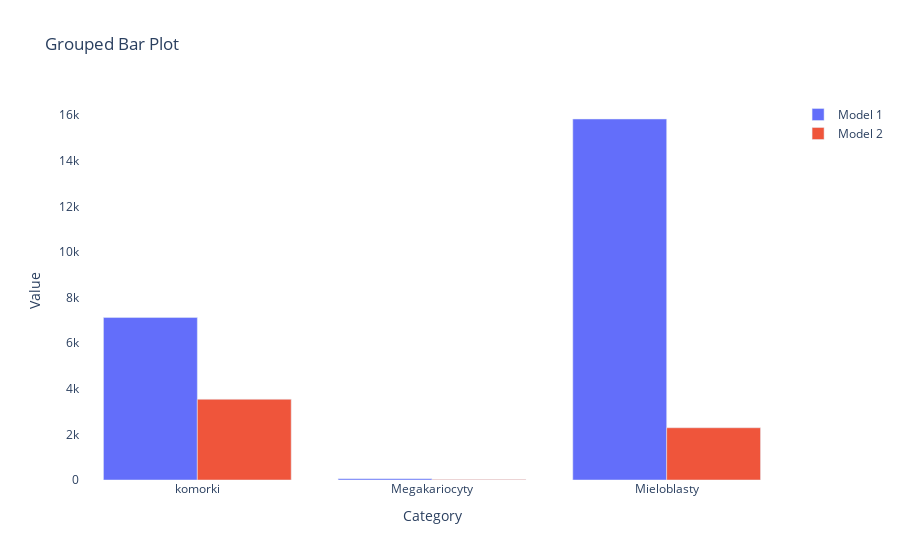

Notebook code for this chart:
### Code cell
import plotly.graph_objects as go

# Example data
categories = ["komorki", "Megakariocyty", "Mieloblasty"]
values_train = [7125, 59, 15831]
values_test =  [3540, 22, 2291]

fig = go.Figure(data=[
    go.Bar(name="Model 1", x=categories, y=values_train),
    go.Bar(name="Model 2", x=categories, y=values_test)
])

# Change bar mode
fig.update_layout(
    barmode="group",
    title="Grouped Bar Plot",
    xaxis_title="Category",
    yaxis_title="Value",
    plot_bgcolor="white"
)

fig.show()

### Figure 1 — Plotly figure (JSON) as saved in the notebook; plotly's stock layout.template omitted (floating-point values rounded to 4 significant figures)
{"data": [{"name": "Model 1", "type": "bar", "x": ["komorki", "Megakariocyty", "Mieloblasty"], "y": [7125, 59, 15831]}, {"name": "Model 2", "type": "bar", "x": ["komorki", "Megakariocyty", "Mieloblasty"], "y": [3540, 22, 2291]}], "layout": {"barmode": "group", "plot_bgcolor": "white", "title": {"text": "Grouped Bar Plot"}, "xaxis": {"title": {"text": "Category"}}, "yaxis": {"title": {"text": "Value"}}}}
